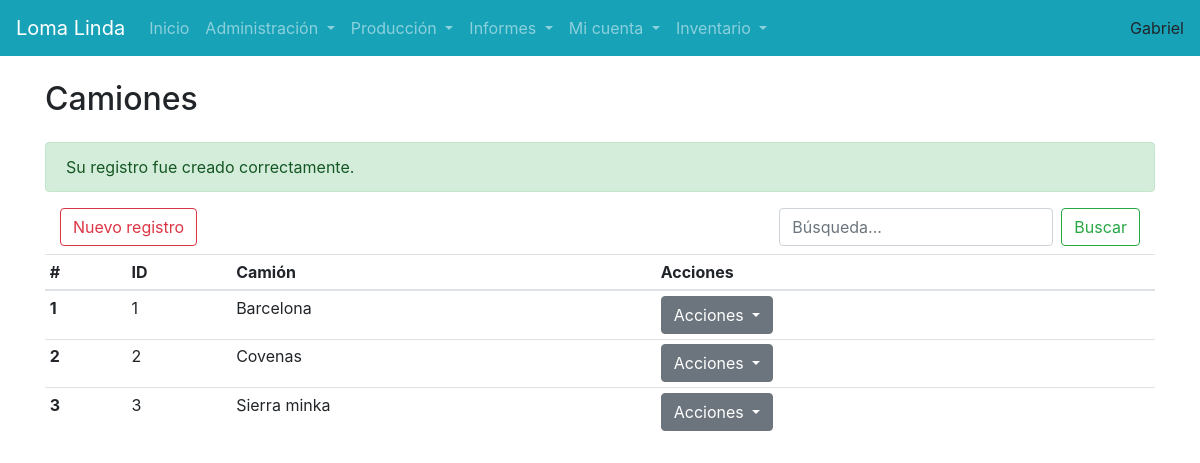
The app's page /usuarios/camiones.php?msg=1&id=1 (signed in) with its own data.
### tables this page shows
CREATE TABLE `usuarios` (
  `usr_id` int(10) unsigned NOT NULL AUTO_INCREMENT,
  `usr_usuario` varchar(45) DEFAULT NULL,
  `usr_clave` varchar(255) DEFAULT NULL,
  `usr_tipo` int(10) unsigned DEFAULT NULL,
  `usr_nombre` varchar(100) DEFAULT NULL,
  `usr_email` varchar(100) DEFAULT NULL,
  `usr_sesion` int(10) unsigned DEFAULT NULL,
  `usr_estado` int(10) unsigned DEFAULT NULL COMMENT 'inactivo - activo',
  `usr_ultimo_ingreso` datetime DEFAULT NULL,
  PRIMARY KEY (`usr_id`)
);

CREATE TABLE `camiones` (
  `cam_id` int(10) unsigned NOT NULL AUTO_INCREMENT,
  `cam_nombre` varchar(45) DEFAULT NULL,
  PRIMARY KEY (`cam_id`)
);

### usuarios/sesion.php (called while the page is built, shortened)
<?php
if ($_SESSION["id"] == "")
	header("Location:../salir.php");
else {
	include("../conexion.php");
	$consultaUsuarioActual = $conexion->query("SELECT * FROM usuarios WHERE usr_id='" . $_SESSION["id"] . "'");
	$datosUsuarioActual = $consultaUsuarioActual->fetch_array();
}
	?>

### usuarios/camiones.php (the view, shortened to what this page needs)
<?php
include("head.php");
?>
</head>
<body>
    <?php include("menu.php"); ?>
    <div class="container">
        <h2 class="mt-4 mb-4">Camiones</h2>
        <?php include("alertas.php"); ?>
        <div class="container mb-2">
            <a href="camiones-agregar.php" class="btn btn-outline-danger">Nuevo registro</a>
            <form class="form-inline my-2 my-lg-0 float-right">
                <input class="form-control mr-sm-2" type="search" placeholder="Búsqueda..." aria-label="Search">
                <button class="btn btn-outline-success my-2 my-sm-0" type="submit">Buscar</button>
            </form>
        </div>
        <table class="table table-sm">
            <thead>
                <tr>
                    <th scope="col">#</th>
                    <th scope="col">ID</th>
                    <th scope="col">Camión</th>
                    <th scope="col">Acciones</th>
                </tr>
            </thead>
            <tbody>
                <?php
                $consulta = $conexion->query("SELECT * FROM camiones");
                $i = 1;
                while ($fila = $consulta->fetch_array()) {
                ?>
                    <tr>
                        <th scope="row"><?= $i; ?></th>
                        <td><?= $fila['cam_id']; ?></td>
                        <td><?= $fila['cam_nombre']; ?></td>
                        <td>
                            <div class="btn-group" role="group">
                                <button id="btnGroupDrop1" type="button" class="btn btn-secondary dropdown-toggle" data-toggle="dropdown" aria-haspopup="true" aria-expanded="false">
                                    Acciones
                                </button>
                            </div>
                        </td>
                    </tr>
                <?php $i++;
                } ?>
            </tbody>
        </table>
    </div>
</body>
</html>

### usuarios/menu.php (shortened to what this page needs)
<nav class="navbar navbar-expand-lg navbar-dark bg-info">
    <a class="navbar-brand" href="#">Loma Linda</a>
    <div class="collapse navbar-collapse" id="navbarSupportedContent">
        <ul class="navbar-nav mr-auto">
            <li class="nav-item "><a class="nav-link" href="index.php">Inicio</a></li>
            <li class="nav-item dropdown float-right">
                <a class="nav-link dropdown-toggle" href="#" id="navbarDropdown" role="button" data-toggle="dropdown" aria-haspopup="true" aria-expanded="false">
                    Administración
                </a>
            </li>
            <li class="nav-item dropdown float-right">
                <a class="nav-link dropdown-toggle" href="#" id="navbarDropdown" role="button" data-toggle="dropdown" aria-haspopup="true" aria-expanded="false">
                    Producción
                </a>
            </li>
            <li class="nav-item dropdown float-right">
                <a class="nav-link dropdown-toggle" href="#" id="navbarDropdown" role="button" data-toggle="dropdown" aria-haspopup="true" aria-expanded="false">
                    Informes
                </a>
            </li>
            <li class="nav-item dropdown float-right">
                <a class="nav-link dropdown-toggle" href="#" id="navbarDropdown" role="button" data-toggle="dropdown" aria-haspopup="true" aria-expanded="false">
                    Mi cuenta
                </a>
            </li>
            <li class="nav-item dropdown float-right">
                <a class="nav-link dropdown-toggle" href="#" id="navbarDropdown" role="button" data-toggle="dropdown" aria-haspopup="true" aria-expanded="false">
                    Inventario
                </a>
            </li>
        </ul>
        <span><?=$datosUsuarioActual['usr_nombre'];?></span>
    </div>
</nav>

### records on screen
usuarios: usr_nombre "Gabriel"
camiones: cam_id "1", cam_nombre "Barcelona"
camiones: cam_id "2", cam_nombre "Covenas"
camiones: cam_id "3", cam_nombre "Sierra minka"
